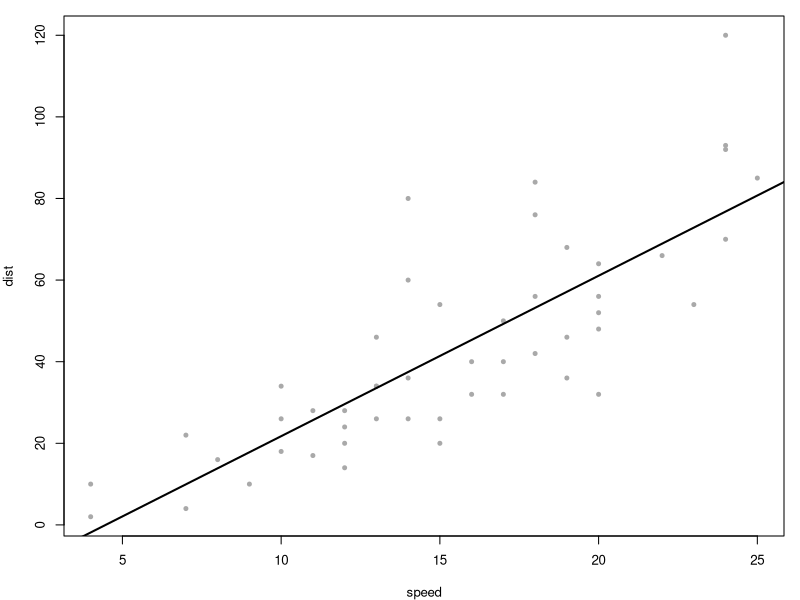

Source code (R):
## ---- chunk 1
par(mar = c(4,4,1,1), mpg = c(2,1,0), cex = 0.8)
plot(cars, pch = 20, col = "darkgray")
fit <- lm(dist ~ speed, data = cars)
abline(fit, lwd = 2)
